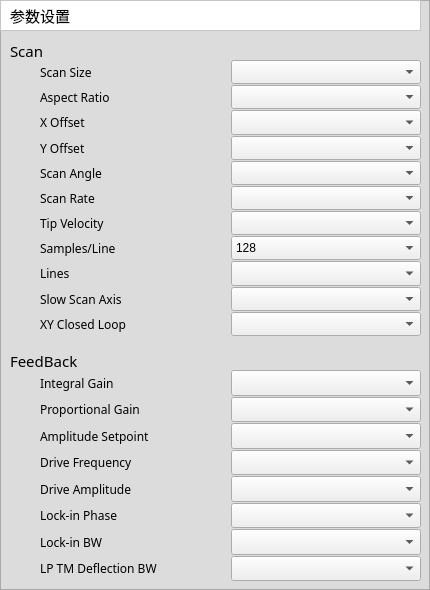
       <widget class="QFrame" name="frame_13">
        <property name="font">
         <font>
          <family>Arial Black</family>
         </font>
        </property>
        <property name="styleSheet">
         <string notr="true">QFrame
{background-color:rgb(220, 220, 220)}</string>
        </property>
        <property name="frameShape">
         <enum>QFrame::StyledPanel</enum>
        </property>
        <property name="frameShadow">
         <enum>QFrame::Raised</enum>
        </property>
        <widget class="QFrame" name="frame_23">
         <property name="geometry">
          <rect>
           <x>0</x>
           <y>0</y>
           <width>421</width>
           <height>31</height>
          </rect>
         </property>
         <property name="styleSheet">
          <string notr="true">QFrame
{background-color:rgb(255, 255, 255)}</string>
         </property>
         <property name="frameShape">
          <enum>QFrame::StyledPanel</enum>
         </property>
         <property name="frameShadow">
          <enum>QFrame::Raised</enum>
         </property>
         <widget class="QLabel" name="label_2">
          <property name="geometry">
           <rect>
            <x>10</x>
            <y>5</y>
            <width>91</width>
            <height>21</height>
           </rect>
          </property>
          <property name="font">
           <font>
            <family>微软雅黑</family>
            <pointsize>11</pointsize>
           </font>
          </property>
          <property name="text">
           <string>参数设置</string>
          </property>
         </widget>
        </widget>
        <widget class="QLabel" name="label_7">
         <property name="geometry">
          <rect>
           <x>10</x>
           <y>40</y>
           <width>61</width>
           <height>21</height>
          </rect>
         </property>
         <property name="sizePolicy">
          <sizepolicy hsizetype="Expanding" vsizetype="Expanding">
           <horstretch>0</horstretch>
           <verstretch>0</verstretch>
          </sizepolicy>
         </property>
         <property name="font">
          <font>
           <family>Arial Black</family>
           <pointsize>11</pointsize>
          </font>
         </property>
         <property name="text">
          <string>Scan</string>
         </property>
        </widget>
        <widget class="QLabel" name="label_120">
         <property name="geometry">
          <rect>
           <x>10</x>
           <y>350</y>
           <width>101</width>
           <height>21</height>
          </rect>
         </property>
         <property name="sizePolicy">
          <sizepolicy hsizetype="Expanding" vsizetype="Expanding">
           <horstretch>0</horstretch>
           <verstretch>0</verstretch>
          </sizepolicy>
         </property>
         <property name="font">
          <font>
           <family>Arial Black</family>
           <pointsize>11</pointsize>
          </font>
         </property>
         <property name="text">
          <string>FeedBack</string>
         </property>
        </widget>
        <widget class="QWidget" name="verticalLayoutWidget">
         <property name="geometry">
          <rect>
           <x>40</x>
           <y>60</y>
           <width>381</width>
           <height>276</height>
          </rect>
         </property>
         <layout class="QVBoxLayout" name="verticalLayout_4" stretch="1,1,1,1,1,1,1,1,1,1,1">
          <property name="spacing">
           <number>1</number>
          </property>
          <item>
           <layout class="QHBoxLayout" name="horizontalLayout_38" stretch="1,1">
            <item>
             <widget class="QLabel" name="label_108">
              <property name="sizePolicy">
               <sizepolicy hsizetype="Expanding" vsizetype="Expanding">
                <horstretch>0</horstretch>
                <verstretch>0</verstretch>
               </sizepolicy>
              </property>
              <property name="font">
               <font>
                <family>Arial Black</family>
                <pointsize>9</pointsize>
               </font>
              </property>
              <property name="text">
               <string>Scan Size</string>
              </property>
             </widget>
            </item>
            <item>
             <widget class="QComboBox" name="comboBox_63">
              <property name="sizePolicy">
               <sizepolicy hsizetype="Expanding" vsizetype="Expanding">
                <horstretch>0</horstretch>
                <verstretch>0</verstretch>
               </sizepolicy>
              </property>
             </widget>
            </item>
           </layout>
          </item>
          <item>
           <layout class="QHBoxLayout" name="horizontalLayout_37" stretch="1,1">
            <item>
             <widget class="QLabel" name="label_107">
              <property name="sizePolicy">
               <sizepolicy hsizetype="Expanding" vsizetype="Expanding">
                <horstretch>0</horstretch>
                <verstretch>0</verstretch>
               </sizepolicy>
              </property>
              <property name="font">
               <font>
                <family>Arial Black</family>
                <pointsize>9</pointsize>
               </font>
              </property>
              <property name="text">
               <string>Aspect Ratio</string>
              </property>
             </widget>
            </item>
            <item>
             <widget class="QComboBox" name="comboBox_62">
              <property name="sizePolicy">
               <sizepolicy hsizetype="Expanding" vsizetype="Expanding">
                <horstretch>0</horstretch>
                <verstretch>0</verstretch>
               </sizepolicy>
              </property>
             </widget>
            </item>
           </layout>
          </item>
          <item>
           <layout class="QHBoxLayout" name="horizontalLayout_28" stretch="1,1">
            <item>
             <widget class="QLabel" name="label_98">
              <property name="sizePolicy">
               <sizepolicy hsizetype="Expanding" vsizetype="Expanding">
                <horstretch>0</horstretch>
                <verstretch>0</verstretch>
               </sizepolicy>
              </property>
              <property name="font">
               <font>
                <family>Arial Black</family>
                <pointsize>9</pointsize>
               </font>
              </property>
              <property name="text">
               <string>X Offset</string>
              </property>
             </widget>
            </item>
            <item>
             <widget class="QComboBox" name="comboBox_53">
              <property name="sizePolicy">
               <sizepolicy hsizetype="Expanding" vsizetype="Expanding">
                <horstretch>0</horstretch>
                <verstretch>0</verstretch>
               </sizepolicy>
              </property>
             </widget>
            </item>
           </layout>
          </item>
          <item>
           <layout class="QHBoxLayout" name="horizontalLayout_27" stretch="1,1">
            <item>
             <widget class="QLabel" name="label_97">
              <property name="sizePolicy">
               <sizepolicy hsizetype="Expanding" vsizetype="Expanding">
                <horstretch>0</horstretch>
                <verstretch>0</verstretch>
               </sizepolicy>
              </property>
              <property name="font">
               <font>
                <family>Arial Black</family>
                <pointsize>9</pointsize>
               </font>
              </property>
              <property name="text">
               <string>Y Offset</string>
              </property>
             </widget>
            </item>
            <item>
             <widget class="QComboBox" name="comboBox_52">
              <property name="sizePolicy">
               <sizepolicy hsizetype="Expanding" vsizetype="Expanding">
                <horstretch>0</horstretch>
                <verstretch>0</verstretch>
               </sizepolicy>
              </property>
             </widget>
            </item>
           </layout>
          </item>
          <item>
           <layout class="QHBoxLayout" name="horizontalLayout_26" stretch="1,1">
            <item>
             <widget class="QLabel" name="label_96">
              <property name="sizePolicy">
               <sizepolicy hsizetype="Expanding" vsizetype="Expanding">
                <horstretch>0</horstretch>
                <verstretch>0</verstretch>
               </sizepolicy>
              </property>
              <property name="font">
               <font>
                <family>Arial Black</family>
                <pointsize>9</pointsize>
               </font>
              </property>
              <property name="text">
               <string>Scan Angle</string>
              </property>
             </widget>
            </item>
            <item>
             <widget class="QComboBox" name="comboBox_51">
              <property name="sizePolicy">
               <sizepolicy hsizetype="Expanding" vsizetype="Expanding">
                <horstretch>0</horstretch>
                <verstretch>0</verstretch>
               </sizepolicy>
              </property>
             </widget>
            </item>
           </layout>
          </item>
          <item>
           <layout class="QHBoxLayout" name="horizontalLayout_25" stretch="1,1">
            <item>
             <widget class="QLabel" name="label_95">
              <property name="sizePolicy">
               <sizepolicy hsizetype="Expanding" vsizetype="Expanding">
                <horstretch>0</horstretch>
                <verstretch>0</verstretch>
               </sizepolicy>
              </property>
              <property name="font">
               <font>
                <family>Arial Black</family>
                <pointsize>9</pointsize>
               </font>
              </property>
              <property name="text">
               <string>Scan Rate</string>
              </property>
             </widget>
            </item>
            <item>
             <widget class="QComboBox" name="comboBox_50">
              <property name="sizePolicy">
               <sizepolicy hsizetype="Expanding" vsizetype="Expanding">
                <horstretch>0</horstretch>
                <verstretch>0</verstretch>
               </sizepolicy>
              </property>
             </widget>
            </item>
           </layout>
          </item>
          <item>
           <layout class="QHBoxLayout" name="horizontalLayout_24" stretch="1,1">
            <item>
             <widget class="QLabel" name="label_94">
              <property name="sizePolicy">
               <sizepolicy hsizetype="Expanding" vsizetype="Expanding">
                <horstretch>0</horstretch>
                <verstretch>0</verstretch>
               </sizepolicy>
              </property>
              <property name="font">
               <font>
                <family>Arial Black</family>
                <pointsize>9</pointsize>
               </font>
              </property>
              <property name="text">
               <string>Tip Velocity</string>
              </property>
             </widget>
            </item>
            <item>
             <widget class="QComboBox" name="comboBox_49">
              <property name="sizePolicy">
               <sizepolicy hsizetype="Expanding" vsizetype="Expanding">
                <horstretch>0</horstretch>
                <verstretch>0</verstretch>
               </sizepolicy>
              </property>
             </widget>
            </item>
           </layout>
          </item>
          <item>
           <layout class="QHBoxLayout" name="horizontalLayout_23" stretch="1,1">
            <item>
             <widget class="QLabel" name="label_93">
              <property name="sizePolicy">
               <sizepolicy hsizetype="Expanding" vsizetype="Expanding">
                <horstretch>0</horstretch>
                <verstretch>0</verstretch>
               </sizepolicy>
              </property>
              <property name="font">
               <font>
                <family>Arial Black</family>
                <pointsize>9</pointsize>
               </font>
              </property>
              <property name="text">
               <string>Samples/Line</string>
              </property>
             </widget>
            </item>
            <item>
             <widget class="QComboBox" name="comboBox_48">
              <property name="sizePolicy">
               <sizepolicy hsizetype="Expanding" vsizetype="Expanding">
                <horstretch>0</horstretch>
                <verstretch>0</verstretch>
               </sizepolicy>
              </property>
              <item>
               <property name="text">
                <string>128</string>
               </property>
              </item>
              <item>
               <property name="text">
                <string>256</string>
               </property>
              </item>
              <item>
               <property name="text">
                <string>512</string>
               </property>
              </item>
             </widget>
            </item>
           </layout>
          </item>
          <item>
           <layout class="QHBoxLayout" name="horizontalLayout_22" stretch="1,1">
            <item>
             <widget class="QLabel" name="label_92">
              <property name="sizePolicy">
               <sizepolicy hsizetype="Expanding" vsizetype="Expanding">
                <horstretch>0</horstretch>
                <verstretch>0</verstretch>
               </sizepolicy>
              </property>
              <property name="font">
               <font>
                <family>Arial Black</family>
                <pointsize>9</pointsize>
               </font>
              </property>
              <property name="text">
               <string>Lines</string>
              </property>
             </widget>
            </item>
            <item>
             <widget class="QComboBox" name="comboBox_47">
              <property name="sizePolicy">
               <sizepolicy hsizetype="Expanding" vsizetype="Expanding">
                <horstretch>0</horstretch>
                <verstretch>0</verstretch>
               </sizepolicy>
              </property>
             </widget>
            </item>
           </layout>
          </item>
          <item>
           <layout class="QHBoxLayout" name="horizontalLayout_21" stretch="1,1">
            <item>
             <widget class="QLabel" name="label_91">
              <property name="sizePolicy">
               <sizepolicy hsizetype="Expanding" vsizetype="Expanding">
                <horstretch>0</horstretch>
                <verstretch>0</verstretch>
               </sizepolicy>
              </property>
              <property name="font">
               <font>
                <family>Arial Black</family>
                <pointsize>9</pointsize>
               </font>
              </property>
              <property name="text">
               <string>Slow Scan Axis</string>
              </property>
             </widget>
            </item>
            <item>
             <widget class="QComboBox" name="comboBox_46">
              <property name="sizePolicy">
               <sizepolicy hsizetype="Expanding" vsizetype="Expanding">
                <horstretch>0</horstretch>
                <verstretch>0</verstretch>
               </sizepolicy>
              </property>
             </widget>
            </item>
           </layout>
          </item>
          <item>
           <layout class="QHBoxLayout" name="horizontalLayout_20" stretch="1,1">
            <item>
             <widget class="QLabel" name="label_90">
              <property name="sizePolicy">
               <sizepolicy hsizetype="Expanding" vsizetype="Expanding">
                <horstretch>0</horstretch>
                <verstretch>0</verstretch>
               </sizepolicy>
              </property>
              <property name="font">
               <font>
                <family>Arial Black</family>
                <pointsize>9</pointsize>
               </font>
              </property>
              <property name="text">
               <string>XY Closed Loop</string>
              </property>
             </widget>
            </item>
            <item>
             <widget class="QComboBox" name="comboBox_45">
              <property name="sizePolicy">
               <sizepolicy hsizetype="Expanding" vsizetype="Expanding">
                <horstretch>0</horstretch>
                <verstretch>0</verstretch>
               </sizepolicy>
              </property>
             </widget>
            </item>
           </layout>
          </item>
         </layout>
        </widget>
        <widget class="QWidget" name="verticalLayoutWidget_2">
         <property name="geometry">
          <rect>
           <x>40</x>
           <y>370</y>
           <width>381</width>
           <height>211</height>
          </rect>
         </property>
         <layout class="QVBoxLayout" name="verticalLayout_6" stretch="1,1,1,1,1,1,1,1">
          <property name="spacing">
           <number>1</number>
          </property>
          <item>
           <layout class="QHBoxLayout" name="horizontalLayout_42" stretch="1,1">
            <item>
             <widget class="QLabel" name="label_112">
              <property name="sizePolicy">
               <sizepolicy hsizetype="Expanding" vsizetype="Expanding">
                <horstretch>0</horstretch>
                <verstretch>0</verstretch>
               </sizepolicy>
              </property>
              <property name="font">
               <font>
                <family>Arial Black</family>
                <pointsize>9</pointsize>
               </font>
              </property>
              <property name="text">
               <string>Integral Gain</string>
              </property>
             </widget>
            </item>
            <item>
             <widget class="QComboBox" name="comboBox_67">
              <property name="sizePolicy">
               <sizepolicy hsizetype="Expanding" vsizetype="Expanding">
                <horstretch>0</horstretch>
                <verstretch>0</verstretch>
               </sizepolicy>
              </property>
             </widget>
            </item>
           </layout>
          </item>
          <item>
           <layout class="QHBoxLayout" name="horizontalLayout_43" stretch="1,1">
            <item>
             <widget class="QLabel" name="label_113">
              <property name="sizePolicy">
               <sizepolicy hsizetype="Expanding" vsizetype="Expanding">
                <horstretch>0</horstretch>
                <verstretch>0</verstretch>
               </sizepolicy>
              </property>
              <property name="font">
               <font>
                <family>Arial Black</family>
                <pointsize>9</pointsize>
               </font>
              </property>
              <property name="text">
               <string>Proportional Gain</string>
              </property>
             </widget>
            </item>
            <item>
             <widget class="QComboBox" name="comboBox_68">
              <property name="sizePolicy">
               <sizepolicy hsizetype="Expanding" vsizetype="Expanding">
                <horstretch>0</horstretch>
                <verstretch>0</verstretch>
               </sizepolicy>
              </property>
             </widget>
            </item>
           </layout>
          </item>
          <item>
           <layout class="QHBoxLayout" name="horizontalLayout_44" stretch="1,1">
            <item>
             <widget class="QLabel" name="label_114">
              <property name="sizePolicy">
               <sizepolicy hsizetype="Expanding" vsizetype="Expanding">
                <horstretch>0</horstretch>
                <verstretch>0</verstretch>
               </sizepolicy>
              </property>
              <property name="font">
               <font>
                <family>Arial Black</family>
                <pointsize>9</pointsize>
               </font>
              </property>
              <property name="text">
               <string>Amplitude Setpoint</string>
              </property>
             </widget>
            </item>
            <item>
             <widget class="QComboBox" name="comboBox_69">
              <property name="sizePolicy">
               <sizepolicy hsizetype="Expanding" vsizetype="Expanding">
                <horstretch>0</horstretch>
                <verstretch>0</verstretch>
               </sizepolicy>
              </property>
             </widget>
            </item>
           </layout>
          </item>
          <item>
           <layout class="QHBoxLayout" name="horizontalLayout_45" stretch="1,1">
            <item>
             <widget class="QLabel" name="label_115">
              <property name="sizePolicy">
               <sizepolicy hsizetype="Expanding" vsizetype="Expanding">
                <horstretch>0</horstretch>
                <verstretch>0</verstretch>
               </sizepolicy>
              </property>
              <property name="font">
               <font>
                <family>Arial Black</family>
                <pointsize>9</pointsize>
               </font>
              </property>
              <property name="text">
               <string>Drive Frequency</string>
              </property>
             </widget>
            </item>
            <item>
             <widget class="QComboBox" name="comboBox_70">
              <property name="sizePolicy">
               <sizepolicy hsizetype="Expanding" vsizetype="Expanding">
                <horstretch>0</horstretch>
                <verstretch>0</verstretch>
               </sizepolicy>
              </property>
             </widget>
            </item>
           </layout>
          </item>
          <item>
           <layout class="QHBoxLayout" name="horizontalLayout_46" stretch="1,1">
            <item>
             <widget class="QLabel" name="label_116">
              <property name="sizePolicy">
               <sizepolicy hsizetype="Expanding" vsizetype="Expanding">
                <horstretch>0</horstretch>
                <verstretch>0</verstretch>
               </sizepolicy>
              </property>
              <property name="font">
               <font>
                <family>Arial Black</family>
                <pointsize>9</pointsize>
               </font>
              </property>
              <property name="text">
               <string>Drive Amplitude</string>
              </property>
             </widget>
            </item>
            <item>
             <widget class="QComboBox" name="comboBox_71">
              <property name="sizePolicy">
               <sizepolicy hsizetype="Expanding" vsizetype="Expanding">
                <horstretch>0</horstretch>
                <verstretch>0</verstretch>
               </sizepolicy>
              </property>
             </widget>
            </item>
           </layout>
          </item>
          <item>
           <layout class="QHBoxLayout" name="horizontalLayout_47" stretch="1,1">
            <item>
             <widget class="QLabel" name="label_117">
              <property name="sizePolicy">
               <sizepolicy hsizetype="Expanding" vsizetype="Expanding">
                <horstretch>0</horstretch>
                <verstretch>0</verstretch>
               </sizepolicy>
              </property>
              <property name="font">
               <font>
                <family>Arial Black</family>
                <pointsize>9</pointsize>
               </font>
              </property>
              <property name="text">
               <string>Lock-in Phase</string>
              </property>
             </widget>
            </item>
            <item>
             <widget class="QComboBox" name="comboBox_72">
              <property name="sizePolicy">
               <sizepolicy hsizetype="Expanding" vsizetype="Expanding">
                <horstretch>0</horstretch>
                <verstretch>0</verstretch>
               </sizepolicy>
              </property>
             </widget>
            </item>
           </layout>
          </item>
          <item>
           <layout class="QHBoxLayout" name="horizontalLayout_48" stretch="1,1">
            <item>
             <widget class="QLabel" name="label_118">
              <property name="sizePolicy">
               <sizepolicy hsizetype="Expanding" vsizetype="Expanding">
                <horstretch>0</horstretch>
                <verstretch>0</verstretch>
               </sizepolicy>
              </property>
              <property name="font">
               <font>
                <family>Arial Black</family>
                <pointsize>9</pointsize>
               </font>
              </property>
              <property name="text">
               <string>Lock-in BW</string>
              </property>
             </widget>
            </item>
            <item>
             <widget class="QComboBox" name="comboBox_73">
              <property name="sizePolicy">
               <sizepolicy hsizetype="Expanding" vsizetype="Expanding">
                <horstretch>0</horstretch>
                <verstretch>0</verstretch>
               </sizepolicy>
              </property>
             </widget>
            </item>
           </layout>
          </item>
          <item>
           <layout class="QHBoxLayout" name="horizontalLayout_49" stretch="1,1">
            <item>
             <widget class="QLabel" name="label_119">
              <property name="sizePolicy">
               <sizepolicy hsizetype="Expanding" vsizetype="Expanding">
                <horstretch>0</horstretch>
                <verstretch>0</verstretch>
               </sizepolicy>
              </property>
              <property name="font">
               <font>
                <family>Arial Black</family>
                <pointsize>9</pointsize>
               </font>
              </property>
              <property name="text">
               <string>LP TM Deflection BW</string>
              </property>
             </widget>
            </item>
            <item>
             <widget class="QComboBox" name="comboBox_74">
              <property name="sizePolicy">
               <sizepolicy hsizetype="Expanding" vsizetype="Expanding">
                <horstretch>0</horstretch>
                <verstretch>0</verstretch>
               </sizepolicy>
              </property>
             </widget>
            </item>
           </layout>
          </item>
         </layout>
        </widget>
       </widget>
